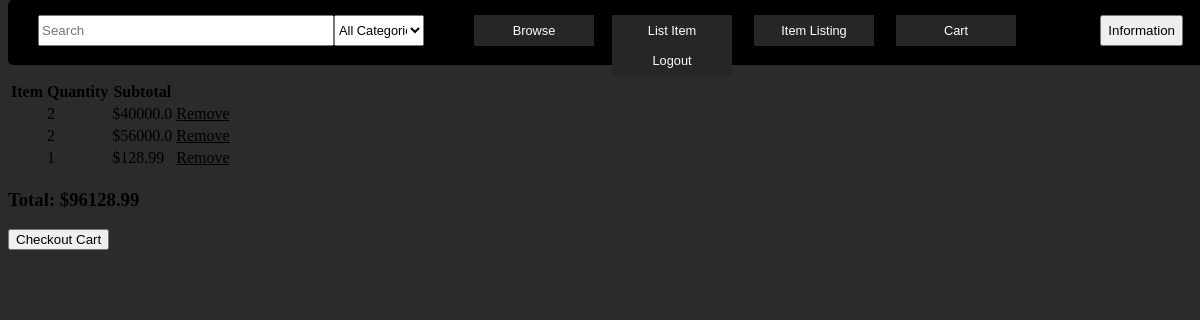
The app's page /cart/ (signed in), older data.
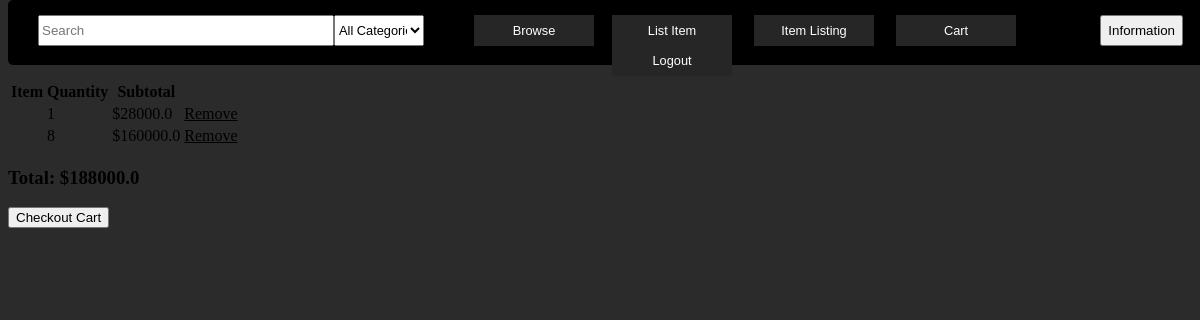
The same page, newer data.
### Cart/models.py (models this page shows)
class CartItem(models.Model):
    cart = models.ForeignKey(Cart, related_name='products', on_delete=models.CASCADE)
    product = models.ForeignKey(Product, on_delete=models.CASCADE)
    quantity = models.PositiveIntegerField(default=1)
    def subtotal(self):
        return self.product.price * self.quantity

### ProductListings/models.py (models this page shows, shortened)
class Product(models.Model):
    category = models.ForeignKey(Category, related_name='products', on_delete=models.CASCADE)
    name = models.CharField(max_length=225)
    description = models.TextField(blank=True)
    price = models.FloatField()
    image = models.ImageField(upload_to='product_images', blank=True)
    is_sold = models.BooleanField(default=False)
    created_by = models.ForeignKey(User, related_name='products', on_delete=models.CASCADE)
    created_at = models.DateTimeField(auto_now_add=True)

### Cart/views.py (the view)
# urls.py: path("", views.cart, name="Home"),
@login_required
def cart(request):
    cart, created = Cart.objects.get_or_create(user=request.user)
    products = cart.products.all()
    total = cart.total()
    total = round(total,2)
    return render(request, 'cart/cart.html', {'cart':cart, 'products':products, 'total' : total})

### Cart/models.py (called while the page is built)
    def total(self):
        return sum(product.subtotal() for product in self.products.all())

### Cart/templates/cart/cart.html
{% extends "storefront/base.html" %}
{% block content %}
<div class='cart-entire-page'>
    <div class='cart-page-card'>
        <h1 class='your-cart-text'>Your Cart</h1>
        {% if products %}
        <table class='cart-table'>
            <tr class='cart-desc-table'>
                <th>Item</th>
                <th>Quantity</th>
                <th>Subtotal</th>
                <th></th>
            </tr>
            {% for cart_product in products %}
            <tr class='cart-var-table'>
                <td>{{ cart_product.item.name }}</td>
                <td>{{ cart_product.quantity }}</td>
                <td>${{ cart_product.subtotal }}</td>
                <td>
                    <a class='cart-remove-button' href="{% url 'cart:remove' cart_product.product.id %}">Remove</a>
                </td>
            </tr>
            {% endfor %}
        </table>
        <h3 class='cart-total-text'>Total: ${{ total }}</h3>
        <a class='checkout-cart-button' href="{% url 'cart:checkout_cart' %}"><button>Checkout Cart</button></a>
        {% else %}
        <p>Your cart is empty.</p>
        {% endif %}
    </div>
</div>
{% endblock %}

### StoreFront/templates/storefront/base.html (shortened to what this page needs)
{% load static %}
<!DOCTYPE html>
<html lang="en">
<head>
    <link rel="stylesheet" href="{% static 'CSS/common.css' %}">
</head>
<body id="body">
<div id='navbar'>
    <div id='searchbar'>
        <form method="get" action="{% url 'storefront:search' %}">
            <input type='text' name='query' class="searchbarsizing" value=""{{ query }} placeholder='Search'>
        </form>
    </div>
    <div id="category-filter">
        <form method="get" action="{% url 'home' %}">
            <select name="category" onchange="this.form.submit()">
                <option value="">All Categories</option>
            </select>
        </form>
    </div>
    <a class='browsing-button' href="{% url 'product:productbrowsing' %}"><button class="browsebtn">Browse</button></a>
    {% if request.user.is_authenticated %}
        <div class='authenticated-nav-links'>
            <a href="{% url 'product:newproduct' %}"><button class="createbtn">List Item</button></a>
            <a href="{% url 'dashboard:UserHome' %}"><button class="useritembtn">Item Listing</button></a>
            <a href="{% url 'cart:Home' %}"><button class="cartbtn">Cart</button></a>
            <a href="{% url 'storefront:logout' %}"><button class="logoutbtn">Logout</button></a>
        </div>
    {% else %}
        <div class='navigation-buttons'>
            <a class='login-button' href="{% url 'storefront:login' %}"><button class="logbtn">Login</button></a>
            <a class='singup-button' href="{% url 'storefront:signup' %}"><button class="signbtn">Sign Up</button></a>
        </div>
    {% endif %}
    <div id='options'>
        <button class='options-button'>Information</button>
    </div>
</div>
    {% block content %} {% endblock content %}
</body>
</html>

### StoreFront/static/CSS/common.css (style rules this page uses)
a { color:#000000; }
#body { background-color:#2b2b2b; text-decoration: none !important; }
#navbar { position: fixed; top: 0; width: 100vw; height:65px; background-color:black; padding: 0px; margin: 0px; display: flex; overflow:visible; z-index: 1000; border-radius: 0.313rem; }
.searchbarsizing { width: 24vw; height: 25px; }
#searchbar { margin-top: 0.938rem; margin-bottom: 0.938rem; margin-left: 1.875rem; }
#options { margin-top: 0.938rem; margin-bottom: 0.938rem; display: flex; flex-direction: column; margin-left: auto; transform: translateX(-25px); }
.options-button { height: 30.6px; }
.navigation-buttons, .authenticated-nav-links, .browsing-button { margin-top:0.938rem; margin-left:1.875; color:white; }
.logbtn, .useritembtn, .createbtn, .addbtn, .browsebtn, .signbtn, .cartbtn, .logoutbtn { width: 120px; height:30.6px; font-size:.8rem; margin-left: 18px; background-color: rgb(39, 38, 38); color: white; border:none; }
#category-filter select { width:7.5vw; height:30.6px; font-size:.8rem; margin-left: 0px; margin-right: 2rem; margin-top:0.938rem; }

Row changes from the older to the newer data that the page shows:
removed CartItem: quantity "2", subtotal "40000.0"
removed CartItem: quantity "2", subtotal "56000.0"
removed CartItem: quantity "1", subtotal "128.99"
added CartItem: quantity "1", subtotal "28000.0"
added CartItem: quantity "8", subtotal "160000.0"
Text that changed along with them:
{{ total }}: "96128.99" → "188000.0"
